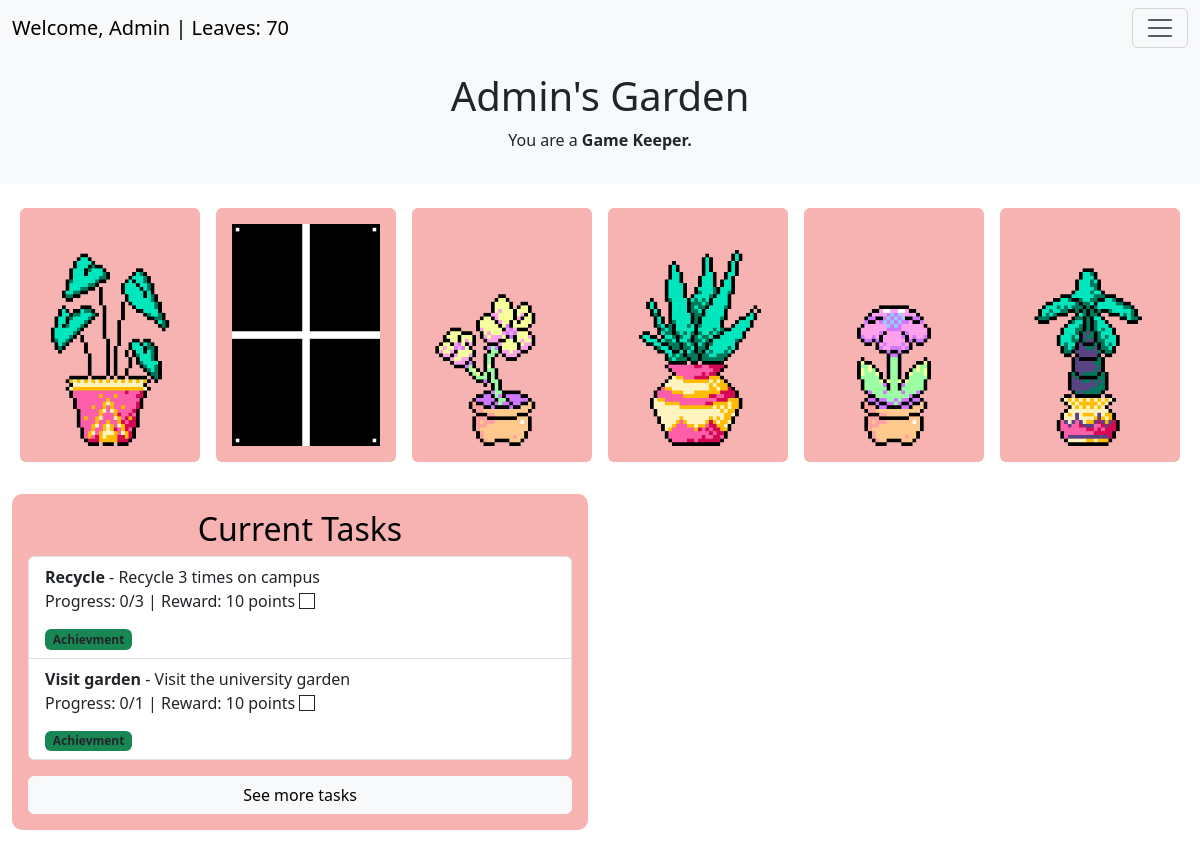
The page / (signed in) on the database its author committed.
### user_management/models.py (models this page shows, shortened)
class CustomUser(AbstractUser):
    email = models.EmailField(null=True, blank=True) # TODO: Allows no email, potentially remove in sprint 2
    friends = models.ManyToManyField("self", symmetrical=True, blank=True)
    owned_plants = models.ManyToManyField("garden.Plant", related_name="owners")
    objects = CustomUserManager()

class UserStats(models.Model):
    user = models.OneToOneField(CustomUser, on_delete=models.CASCADE, related_name="stats")
    leaves = models.IntegerField(default=0)
    points = models.IntegerField(default=0)
    class Meta:
        verbose_name = "User Stats"
        verbose_name_plural = "User Stats"

### garden/models.py (models this page shows, shortened)
class Plant(models.Model):
    name = models.CharField(max_length=100)
    price = models.IntegerField()
    image = models.ImageField(upload_to="plant_images/")
    fact = models.TextField()
    onMarket = models.BooleanField(default=True) # Boolean field to check if the plant is on market

### main/models.py (models this page shows, shortened)
class Challenge(models.Model):
    challengeId = models.AutoField(primary_key=True)  # Primary key for the challenge
    title = models.CharField(max_length=50)  # Title of the challenge
    desc = models.CharField(max_length=500)  # Description of the challenge
    noOfTasks = models.IntegerField()  # Number of tasks in the challenge
    rewardValue = models.IntegerField()  # Reward value for completing the challenge
    qrvalue = models.CharField(max_length=50, default=None, null=True, blank=True)
    QRImage = models.ImageField(upload_to="qr_codes/", default=None, null=True, blank=True)
    isQR = models.BooleanField(default=False)
    repeatable = models.BooleanField(default=False)

### main/views.py (the view, shortened to what this page needs)
# urls.py: path("", views.home, name="home"),  # Home page
@login_required(login_url="/auth/login")
def home(request):
    if not request.user.is_authenticated:
        return render(request, "home.html", {"plant_slots": None})  # Prevents error for anonymous users
    try:
        userGarden = UserGarden.objects.get(user=request.user)
        plant_slots = [getattr(userGarden, f"plant{slot}Id", None) for slot in range(1, 7)]
    except UserGarden.DoesNotExist:
        plant_slots = []
    try:
        current_challenges = ChallengeParticipants.objects.latest('date')
    except ChallengeParticipants.DoesNotExist:
               current_challenges = None
    my_user_challenge = ChallengeParticipants.objects.filter(username=request.user)
    current = timezone.now().date()
    repeatable_challenges = Challenge.objects.filter(repeatable=True)
    random_item = repeatable_challenges.count()
    if current_challenges and current_challenges.date != current:
        for i in my_user_challenge:
            if i.challengeId.repeatable is True:
                print(i.challengeId)
                my_user_challenge.get(challengeId=i.challengeId).delete()
    user_challenge = ChallengeParticipants.objects.filter(username=request.user, status="incomplete")
    challenge_in_progress = [
        {
            "title": challenge_participant.challengeId.title,
            "desc": challenge_participant.challengeId.desc,
            "rewardValue": challenge_participant.challengeId.rewardValue,
            "progress": challenge_participant.progress,
            "noOfTasks":challenge_participant.challengeId.noOfTasks,
            "qrvalue":challenge_participant.challengeId.qrvalue,
            "id": challenge_participant.challengeId.challengeId,
            "date": challenge_participant.date,
            "isQR": challenge_participant.challengeId.isQR,
            "repeatable": challenge_participant.challengeId.repeatable,
        }
        for challenge_participant in user_challenge
    ]
    return render(request, "home.html", {"plant_slots": plant_slots, "challenge_list":challenge_in_progress})

### main/templatetags/auth_extras.py (called while the page is built)
@register.filter(name='has_group')
def has_group(user, group_name):
    try:
        group =  Group.objects.get(name=group_name)
    except Group.DoesNotExist:
        return False
    return group in user.groups.all()

### main/templates/home.html (shortened to what this page needs)
{% extends 'base.html' %}
{% load auth_extras %}
{% load static %}
{% block content %}
<div class="container-fluid">
    <div class="row">
        <div class="col-12 p-3 text-center bg-light">
            {% if user.is_authenticated %}
                {% if user.username|last != "s" %}
                    <h1>{{ user.username }}'s Garden</h1>
                {% else %}
                    <h1>{{ user.username }}' Garden</h1>
                {% endif %}
            {% else %}
                <h1>Guest's Garden!</h1>
            {% endif %}
            {% if request.user|has_group:"Game Keepers" %}
                <p>You are a <strong>Game Keeper.</strong></p>
            {% else %}
                <p>You are a <strong>User.</strong></p>
            {% endif %}
        </div>
    </div>
    <div class="row mt-3">
        <div class="col-12">
            <div class="d-flex flex-wrap justify-content-center">
                {% for plant in plant_slots %}
                <div class="col-4 col-md-2 p-2">
                    <a href="/garden" class="d-block text-decoration-none">
                        <div class="p-3 rounded" style="background-color: #f7b2b2;">
                            {% if plant and plant.image %}
                                <img class="image img-fluid" width="100%" src="{{ plant.image.url }}" alt="{{ plant.name }}">
                            {% else %}
                                <img class="image img-fluid" width="100%" src="{% static 'placeholder.jpg' %}" alt="empty_slot">
                            {% endif %}
                        </div>
                    </a>
                </div>
                {% empty %}
                    <p>You have not created a garden yet. <a href="/garden">Go to the garden page.</a></p>
                {% endfor %}
            </div>
        </div>
    </div>
    <div class="row mt-4">
        <div class="col-md-6 col-12 mb-3">
            <div class="p-3" style="background-color: #f7b2b2; color: black; border-radius: 10px;">
                <h2 class="text-center">Current Tasks</h2>
                <ul class="list-group">
                    {% for item in challenge_list %}
                        {% if forloop.counter <= 4 %}
                            <li class="list-group-item">
                                <strong>{{ item.title }}</strong> - {{ item.desc }}
                                <p>Progress: {{ item.progress }}/{{ item.noOfTasks }} | Reward: {{ item.rewardValue }} points
                                {% if item.isQR %}
                                    <button class="form-check-input border border-dark" qr="{{item.qrvalue}}" id="button-{{item.id}}" onclick="startScanner({{item.id}})">
                                    </button> </p>
                                    <span class="badge bg-warning text-dark">QR Required</span>
                                    <div id="reader-{{item.id}}-reader" style="width: 100%; max-width: 400px; margin: auto;"></div>
                                {% else %}
                                <button class="remove-button form-check-input border border-dark"
                                    progress="{{ item.progress }}"
                                    data-tasks="{{ item.noOfTasks }}" data-id="{{ item.id }}"
                                    data-points="{{ item.rewardValue }}">
                                </button> </p>
                                {% endif %}
                                {% if item.repeatable is False %}
                                    <span class="badge bg-success text-dark">Achievment</span>
                                {% endif %}
                            </li>
                            {% endif %}
                    {% empty %}
                        <p class="text-center">No challenges left</p>
                    {% endfor %}
                </ul>
                <button class="btn btn-light mt-3 w-100" onclick="window.location.href='allchallenges'">See more tasks</button>
            </div>
        </div>
    </div>
</div>
{% endblock %}

### main/templates/base.html (shortened to what this page needs)
<html lang="en">
<head>
    <link href="https://cdn.jsdelivr.net/npm/bootstrap@5.3.3/dist/css/bootstrap.min.css" rel="stylesheet">
</head>
<body>
<nav class="navbar navbar-light bg-light">
    <div class="container-fluid">
        <a class="navbar-brand me-auto" href="#">
            {% if user.is_authenticated %}
                Welcome, {{ user.username }} | Leaves: {{ user.stats.leaves }}
            {% else %}
                Guest
            {% endif %}
        </a>
        <button class="navbar-toggler" type="button" data-bs-toggle="collapse" data-bs-target="#navbarSupportedContent"
            aria-controls="navbarSupportedContent" aria-expanded="false" aria-label="Toggle navigation">
            <span class="navbar-toggler-icon"></span>
        </button>
    </div>
</nav>
{% block content %}
{% endblock %}
</body>
</html>

### rows shown on the page
CustomUser: username "Admin", stats.leaves "70"
Plant: image (picture)
Plant: image (picture)
Plant: image (picture)
Plant: image (picture)
Plant: image (picture)
Plant: image (picture)
Challenge: title "Recycle", desc "Recycle 3 times on campus", progress "0", noOfTasks "3", rewardValue "10"
Challenge: title "Visit garden", desc "Visit the university garden", progress "0", noOfTasks "1", rewardValue "10"
